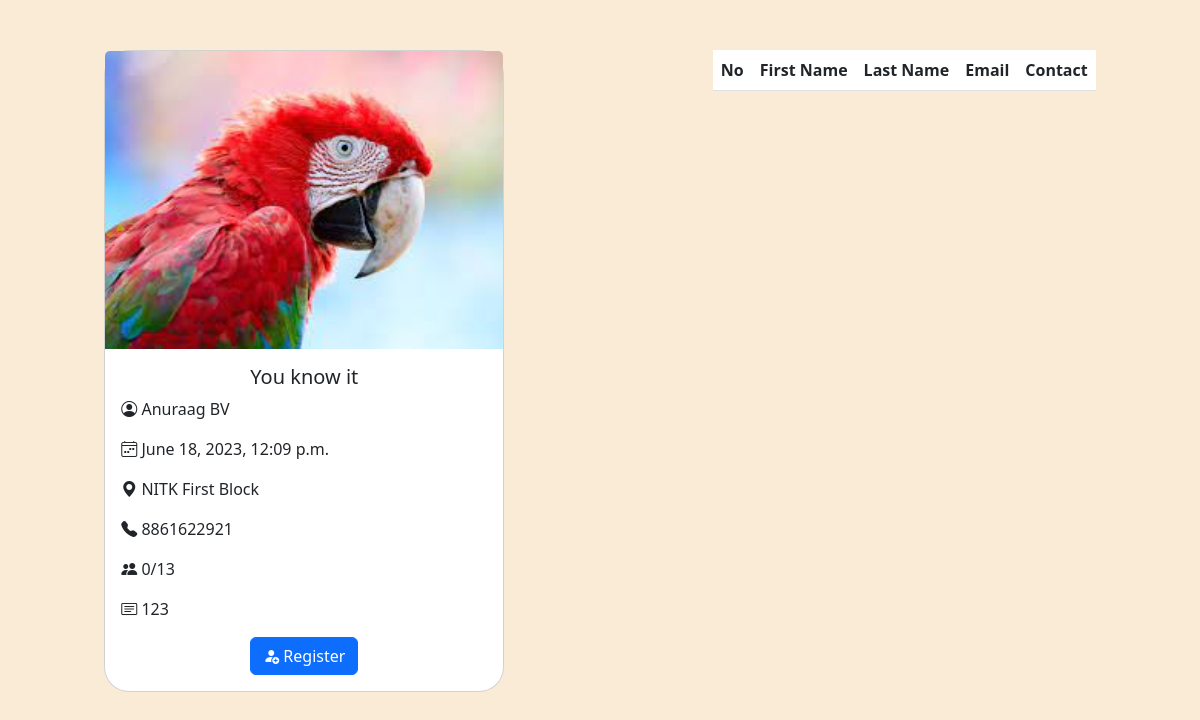
The app's page /participant_event/1/register/8/ with its own data.
### Organiser_Main/models.py (models this page shows, shortened)
class Organiser_events(models.Model):
    organizer = models.ForeignKey(Organiser, on_delete=models.CASCADE,default=1)
    event_name = models.CharField(max_length=100)
    event_description = models.CharField(max_length=500)
    event_date = models.DateTimeField()
    event_location = models.CharField(max_length=50)
    event_picture = models.ImageField(upload_to='event_images/')
    event_max_participants = models.IntegerField()
    event_present_participants = models.IntegerField(default=0)
    participants = models.ManyToManyField(Participant, blank=True)

### User/models.py (models this page shows)
class Organiser(models.Model):
    first_name = models.CharField(max_length=100)
    last_name = models.CharField(max_length=100)
    email_id = models.EmailField(unique=True)
    password = models.CharField(max_length=100)
    contact = models.IntegerField(validators=[MaxValueValidator(9999999999)],default=0)
    profile_picture = models.ImageField(upload_to='profile_pictures_organiser/', null=True, blank=True)
    date_of_join = models.DateField(auto_now_add=True)
    def __str__(self):
        return f'{self.first_name} {self.last_name}'

### Participant_Main/views.py (the view, shortened to what this page needs)
# urls.py: path('participant_event/<int:participant>/register/<int:organiser_event>/',participant_event,name='participant_event'),
def participant_event(request, participant, organiser_event):
    event = Organiser_events.objects.get(id=organiser_event)
    is_registered = participant in event.participants.all()
    participants = event.participants.all()
    return render(request, 'view_event.html', {'participants': participants, 'event': event, 'is_registered': is_registered})

### Participant_Main/templates/view_event.html (shortened to what this page needs)
{% load static %}
<!DOCTYPE html>
<html lang="en">
<head>
    <link href="https://cdn.jsdelivr.net/npm/bootstrap@5.3.0/dist/css/bootstrap.min.css" rel="stylesheet">
    <link rel="stylesheet" href="https://cdn.jsdelivr.net/npm/bootstrap-icons@1.10.5/font/bootstrap-icons.css">
</head>
<body>
    <div id="full">
        <div class="card" id="total_card">
            <img src="{{ event.event_picture.url }}" class="card-img-top" alt="..." height="100%" width="100%">
            <div class="card-body">
                <h5 class="card-title" style="text-align: center;"> {{ event.event_name }}</h5>
                <p class="card-text"><i class="bi bi-person-circle" id="font-icon"></i> {{ event.organizer }}</p>
                <p class="card-text"><i class="bi bi-calendar4-week" id="font-icon"></i>  {{ event.event_date }}</p>
                <p class="card-text"><i class="bi bi-geo-alt-fill" id="font-icon"></i> {{ event.event_location }}</p>
                <p class="card-text"><i class="bi bi-telephone-fill" id="font-icon"></i> {{ event.organizer.contact }}</p>
                <p class="card-text green"><i class="bi bi-people-fill" id="font-icon"></i> {{ event.event_present_participants }}/{{ event.event_max_participants }}</p>
                <p class="card-text"><i class="bi bi-card-text" id="font-icon"></i> {{ event.event_description }}</p>
                <form id="register-form" data-url="/participant_event/{{ participant }}/register/{{ event.id }}/" method="POST">
                    <center>
                        <button type="submit" id="register-btn" class="btn btn-primary">
                            <i class="bi bi-person-fill-add"></i> Register
                        </button>
                    </center>
                </form>
            </div>
        </div>
        <div>
            <table class="table">
              <thead>
                <tr>
                  <th scope="col">No</th>
                  <th scope="col">First Name</th>
                  <th scope="col">Last Name</th>
                  <th scope="col">Email</th>
                  <th scope="col">Contact</th>
                </tr>
              </thead>
            </table>
          </div>

### Participant_Main/templates/view_event.html (style rules this page uses)
html, body { background-color: antiquewhite; }
#full { display: flex; flex-direction: row; flex-wrap: wrap; justify-content: space-around; margin-top: 50px; max-height: 500px; height:fit-content; width: 100%; }
#total_card { width: 400px; height: fit-content; background-color: white; border-radius: 25px; }
#font-icon { font-size: medium; }
.card-text { font-size: medium; }

### records on screen
Organiser_events: event_picture (picture), event_name "You know it", organizer "Anuraag BV", event_date "June 18, 2023, 12:09 p.m.", event_location "NITK First Block", organizer.contact "8861622921", event_present_participants "0", event_max_participants "13", event_description "123"
